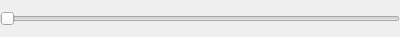
<?xml version="1.0" encoding="UTF-8"?>
<ui version="4.0">
 <class>HorSliderSelfCentering</class>
 <widget class="QWidget" name="HorSliderSelfCentering">
  <property name="geometry">
   <rect>
    <x>0</x>
    <y>0</y>
    <width>400</width>
    <height>37</height>
   </rect>
  </property>
  <property name="windowTitle">
   <string>Form</string>
  </property>
  <layout class="QVBoxLayout" name="verticalLayout_2">
   <property name="spacing">
    <number>0</number>
   </property>
   <property name="leftMargin">
    <number>0</number>
   </property>
   <property name="topMargin">
    <number>0</number>
   </property>
   <property name="rightMargin">
    <number>0</number>
   </property>
   <property name="bottomMargin">
    <number>0</number>
   </property>
   <item>
    <layout class="QVBoxLayout" name="verticalLayout">
     <property name="spacing">
      <number>0</number>
     </property>
     <item>
      <widget class="QSlider" name="horizontalSlider">
       <property name="minimum">
        <number>0</number>
       </property>
       <property name="orientation">
        <enum>Qt::Horizontal</enum>
       </property>
      </widget>
     </item>
    </layout>
   </item>
  </layout>
 </widget>
 <resources/>
 <connections/>
</ui>
